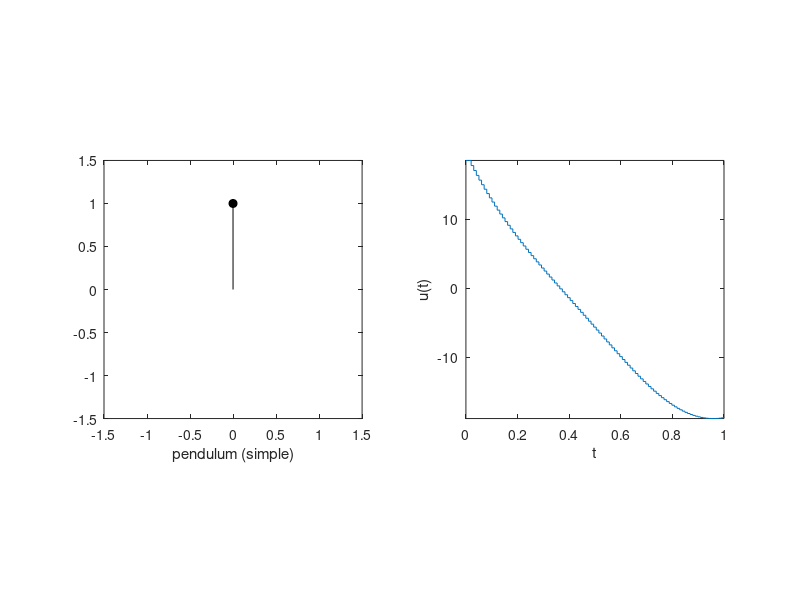
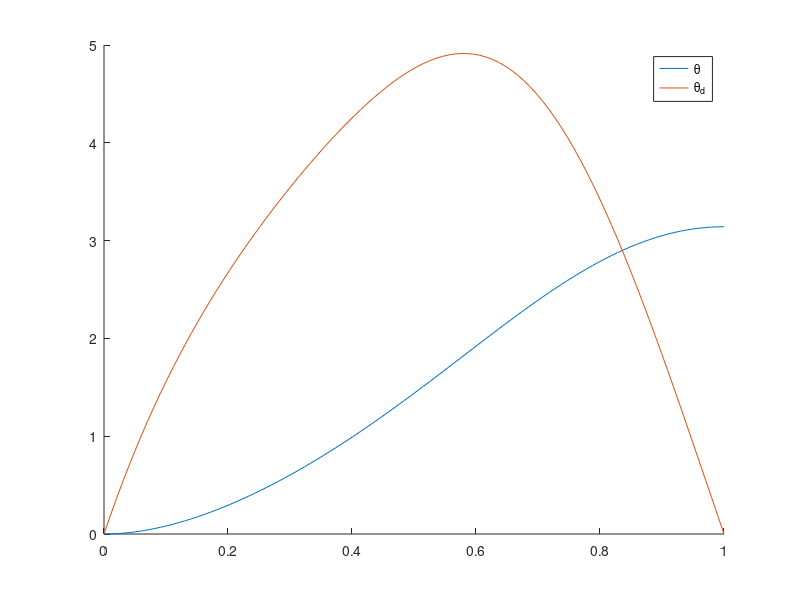

Write MATLAB code to recreate these figures, in order.
% Taylor Howell
% Research-Manchester
% June 25, 2018
% iLQR for control of a pendulum (simple) 
    % Midpoint discretization
    % from my derivation - Note that it is slightly different than the
    % iLQR paper but converges to the same cost with less iterations
    
    % regularization and line search are incorporated using Yuval thesis
    % improvements

clear; clc; close all

% system 
n = 2; % dimensions of system
p = 1; % dimensions of control
m = 1; % mass
l = 1; % length
g = 9.8; % gravity
mu = 0.01; % friction coefficient

fc = @(x,u) [x(2);
            (g/l*sin(x(1)) - mu/m/(l^2)*x(2) + 1/m/(l^2)*u)];
        
dynamics_midpoint = @(x,u,dt) x + fc(x + fc(x,u)*dt/2,u)*dt;

fx = @(x,dt) [(1 + g*cos(x(1))*(dt^2)/(2*l)) (dt - mu*(dt^2)/(2*m*l^2));
                      (g*cos(x(1) + x(2)*dt/2)*dt/l - mu*g*cos(x(1))*(dt^2)/(2*m*l^3)) (1 + g*cos(x(1) + x(2)*dt/2)*(dt^2)/(2*l) - mu*dt/(m*l^2) + (mu^2)*(dt^2)/(2*(m^2)*l^4))];

fu = @(x,dt) [(dt^2)/(2*m*l^2); 
                      (-mu*(dt^2)/(2*(m^2)*l^4) + dt/(m*l^2))];

% initial conditions
x0 = [0; 0];

% goal
xf = [pi; 0]; % (ie, swing up)

% costs
Q = 1e-5*eye(n);
Qf = 25*eye(n);
R = 1e-5*eye(p);

e_dJ = 1e-12;

% simulation
dt = 0.01;
tf = 1;
N = floor(tf/dt);
t = linspace(0,tf,N);
iterations = 100;

% initialization
u = zeros(p,N-1);
x = zeros(n,N);
x_prev = zeros(n,N);
x(:,1) = x0;

tic
% first roll-out
for k = 2:N
    x(:,k) = dynamics_midpoint(x(:,k-1),u(:,k-1),dt);
end

% original cost
J = 0;
for k = 1:N-1
    J = J + (x(:,k) - xf)'*Q*(x(:,k) - xf) + u(:,k)'*R*u(:,k);
end
disp('Original cost:')
J = 0.5*(J + (x(:,N) - xf)'*Qf*(x(:,N) - xf))

%% iterations of iLQR using my derivation
% improvement criteria
c1 = 0.25;
c2 = 0.75;

for i = 1:iterations
    S = zeros(n,n,N);
    S(:,:,N) = Qf;
    s = zeros(n,N);
    s(:,N) = Qf*(x(:,N) - xf);
    K = zeros(p,n,N);
    lk = zeros(1,N);
    vs1 = 0;
    vs2 = 0;
    
    mu_reg = 0;
    k = N-1;
    while k >= 1
        q = Q*(x(:,k) - xf);
        r = R*(u(k));
        A = fx(x(:,k),dt);
        B = fu(x(:,k),dt);
        C1 = q' + s(:,k+1)'*A ;
        C2 = r' + s(:,k+1)'*B;
        C3 = Q + A'*S(:,:,k+1)*A;
        C4 = R + B'*(S(:,:,k+1) + mu_reg*eye(n))*B;
        C5 = B'*(S(:,:,k+1) + mu_reg*eye(n))*A;
        
        % regularization
        if any(eig(C4)<0)
            mu_reg = mu_reg + 1;
            k = N-1;
        end
        
        K(:,:,k) = C4\C5';
        lk(k) = C4\C2';
        s(:,k) = C1 - C2*K(:,:,k) + lk(k)'*C4*K(:,:,k) - lk(k)'*C5;
        S(:,:,k) = C3 + K(:,:,k)'*C4*K(:,:,k) - K(:,:,k)'*C5 - C5'*K(:,:,k);
        
        vs1 = vs1 + lk(k)'*C2';
        vs2 = vs2 + lk(k)'*C4*lk(k);
        k = k - 1;
    end
    
    % update control, roll out new policy, calculate new cost
    x_prev = x;
    J_prev = J;
    J = Inf;
    alpha = 1;
    iter = 0;
    dV = Inf;
    z = 0;
    while J > J_prev || z < c1 || z > c2
        x = zeros(n,N);
        x(:,1) = x0;
        dV = 0;
        for k = 2:N
            u_(k-1) = u(k-1) -K(1,:,k-1)*(x(:,k-1) - x_prev(:,k-1)) + alpha*(-lk(k-1));
            x(:,k) = dynamics_midpoint(x(:,k-1),u_(k-1),dt);
        end
        
        J = 0;
        for k = 1:N-1
            J = J + (x(:,k) - xf)'*Q*(x(:,k) - xf) + u_(k)'*R*u_(k);
        end
        J = 0.5*(J + (x(:,N) - xf)'*Qf*(x(:,N) - xf));
        
        dV = (alpha*vs1 + (alpha^2)/2*vs2);
        z = (J_prev - J)/dV;
        
        alpha = alpha/2;
        iter = iter + 1;
    end
    disp('New cost:')
    J
    disp('Expected improvement:')
    vs1 + 0.5*vs2
    disp('z criteria')
    z
    disp('Actual improvement:')
    J - J_prev
    u = u_;
    
    if abs(J - J_prev) < e_dJ
        disp(strcat('eps criteria met at iteration: ',num2str(i)))
        break
    end
end

toc
%% Results

% Animation
r = 1;
figure
U = [u(1) u];
for i = 1:N
    p1 = subplot(1,2,1);
    X = r*cos(x(1,i) - pi/2);
    Y = r*sin(x(1,i) - pi/2);
    plot([0 X],[0 Y],'k-')
    hold on
    plot(X,Y,'ko','MarkerFaceColor', 'k')
    xlabel('pendulum (simple)')
    axis([-1.5*r 1.5*r -1.5*r 1.5*r])
    axis square
    
    p2 = subplot(1,2,2);
    stairs(t(1:i),U(1:i))
    xlabel('t')
    ylabel('u(t)')
    axis([0 tf min(u) max(u)])
    axis square

    drawnow
    %pause(dt)

    if i ~= N
        cla(p1);
        cla(p2);
    end
     
end

figure
hold on
plot(linspace(0,tf,N),x(1,:))
plot(linspace(0,tf,N),x(2,:))
legend('\theta','\theta_{d}')
